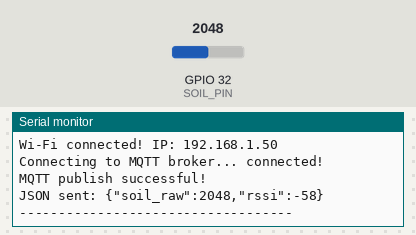
This program was run on a simulated ESP32. Parts: the last lines printed to the serial monitor. The inputs (shaded band) are chosen by the test bench; at power-on: GPIO 32 (SOIL_PIN) = 2048. WiFi joins after 1.5 s; servers stay silent unless stated; no MQTT or app messages arrive unless stated.

Above: at 2.8 s.
2.9 s: GPIO 32 (SOIL_PIN) set to 2866
At 5.3 s:
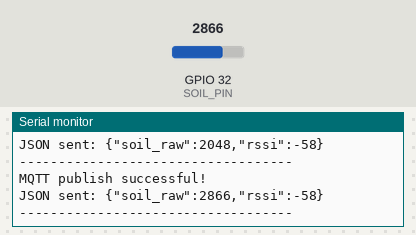
6.7 s: GPIO 32 (SOIL_PIN) set to 3603
At 8.9 s:
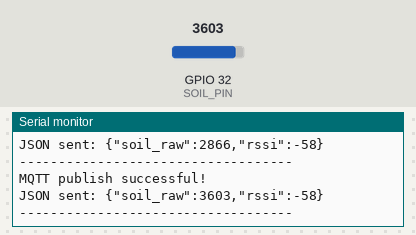
Timing chart, 0 to 10.4 s (numbered marks = the images above; inputs shaded):
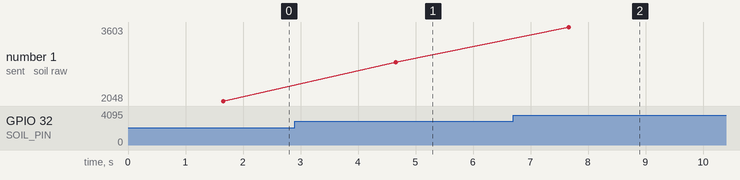

Measured:
- after the input at 2.9 s, the serial monitor: prints a new line after 1.8 s (image 1)
- after the input at 6.7 s, the serial monitor: prints a new line after 0.96 s (image 2)
- plotted number 1: 2048 → 2866 after the input at 2.9 s, 2866 → 3603 after the input at 6.7 s

The program:

main.cpp
```cpp
#include <Arduino.h>
#include <WiFi.h>
#include <PubSubClient.h>
#include <ArduinoJson.h>

// ---------------- CONFIG ----------------
#define SOIL_PIN 32

const char *WIFI_SSID = "NCW-Personal";
const char *WIFI_PASS = "Ncw5201314";

const char *MQTT_BROKER = "192.168.1.61"; // Raspberry Pi IP
const int MQTT_PORT = 1883;

const char *MQTT_TOPIC = "greenhouse/sensor/soil";
// ----------------------------------------

WiFiClient espClient;
PubSubClient mqttClient(espClient);

// Forward declaration
void reconnectMQTT();

void setup()
{
  Serial.begin(115200);
  delay(100);

  Serial.println("\n=== ESP32 Soil Moisture Sensor MQTT ===");

  // Initialize ADC pin
  pinMode(SOIL_PIN, INPUT);

  // ---------------- Wi-Fi Connect ----------------
  WiFi.begin(WIFI_SSID, WIFI_PASS);
  Serial.print("Connecting to Wi-Fi");
  while (WiFi.status() != WL_CONNECTED)
  {
    delay(500);
    Serial.print(".");
  }
  Serial.println("\nWi-Fi connected! IP: " + WiFi.localIP().toString());

  // ---------------- MQTT Setup ----------------
  mqttClient.setServer(MQTT_BROKER, MQTT_PORT);
}

void loop()
{
  // Ensure MQTT connection
  if (!mqttClient.connected())
  {
    reconnectMQTT();
  }
  mqttClient.loop();

  // ---------------- Read Soil Sensor ----------------
  int rawValue = analogRead(SOIL_PIN);

  // ---------------- Create JSON ----------------
  JsonDocument doc;
  doc["soil_raw"] = rawValue;
  doc["rssi"] = WiFi.RSSI();

  char jsonBuffer[256];
  serializeJson(doc, jsonBuffer);

  // ---------------- Publish to MQTT ----------------
  if (mqttClient.publish(MQTT_TOPIC, jsonBuffer))
  {
    Serial.println("MQTT publish successful!");
  }
  else
  {
    Serial.println("MQTT publish failed!");
  }

  Serial.println("JSON sent: " + String(jsonBuffer));
  Serial.println("-----------------------------------");

  delay(3000); // Read every 3 seconds
}

// ---------------- MQTT Reconnect ----------------
void reconnectMQTT()
{
  while (!mqttClient.connected())
  {
    Serial.print("Connecting to MQTT broker...");
    if (mqttClient.connect("Soil_Node"))
    {
      Serial.println(" connected!");
    }
    else
    {
      Serial.print(" failed, rc=");
      Serial.print(mqttClient.state());
      Serial.println(". Retrying in 2 seconds...");
      delay(2000);
    }
  }
}
```
